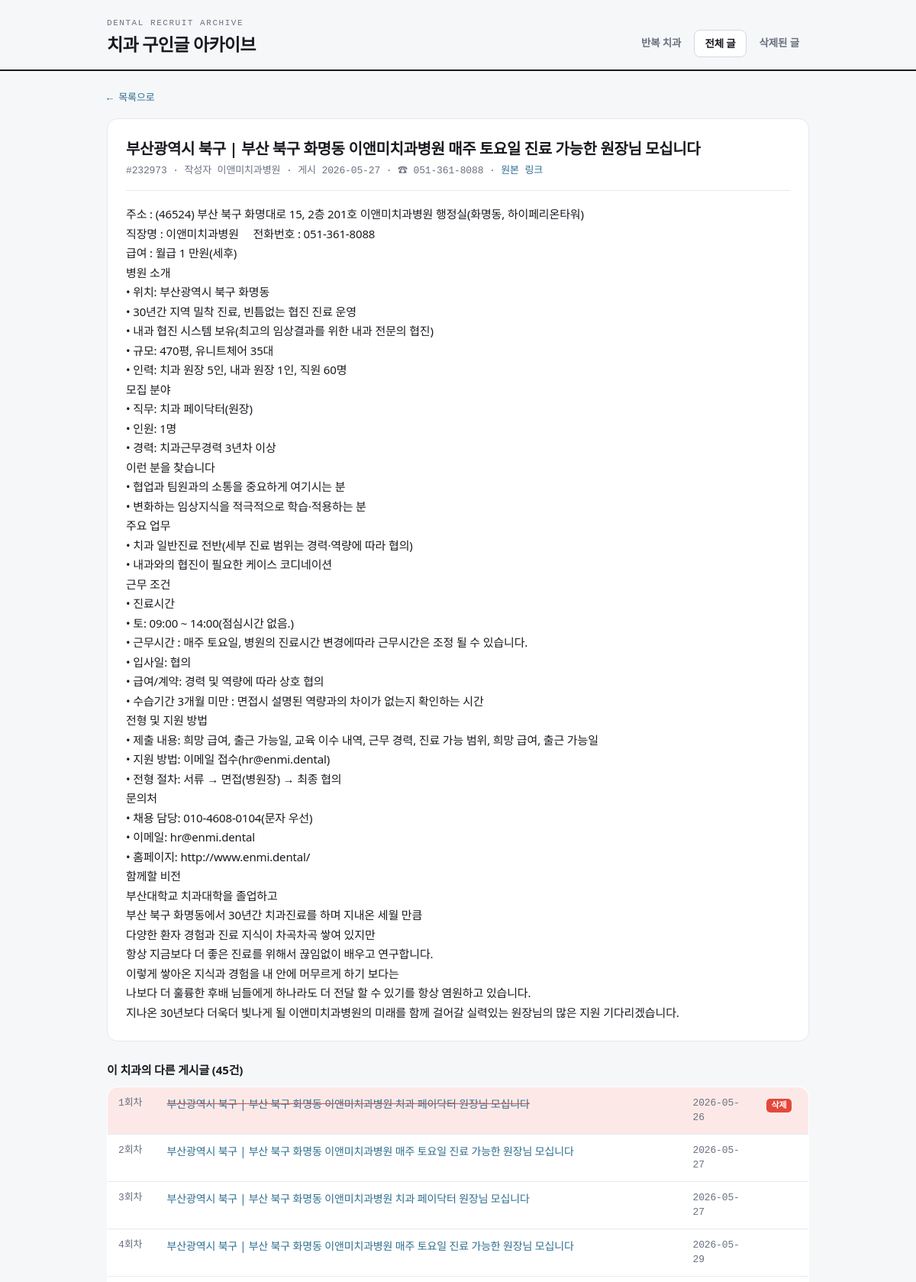
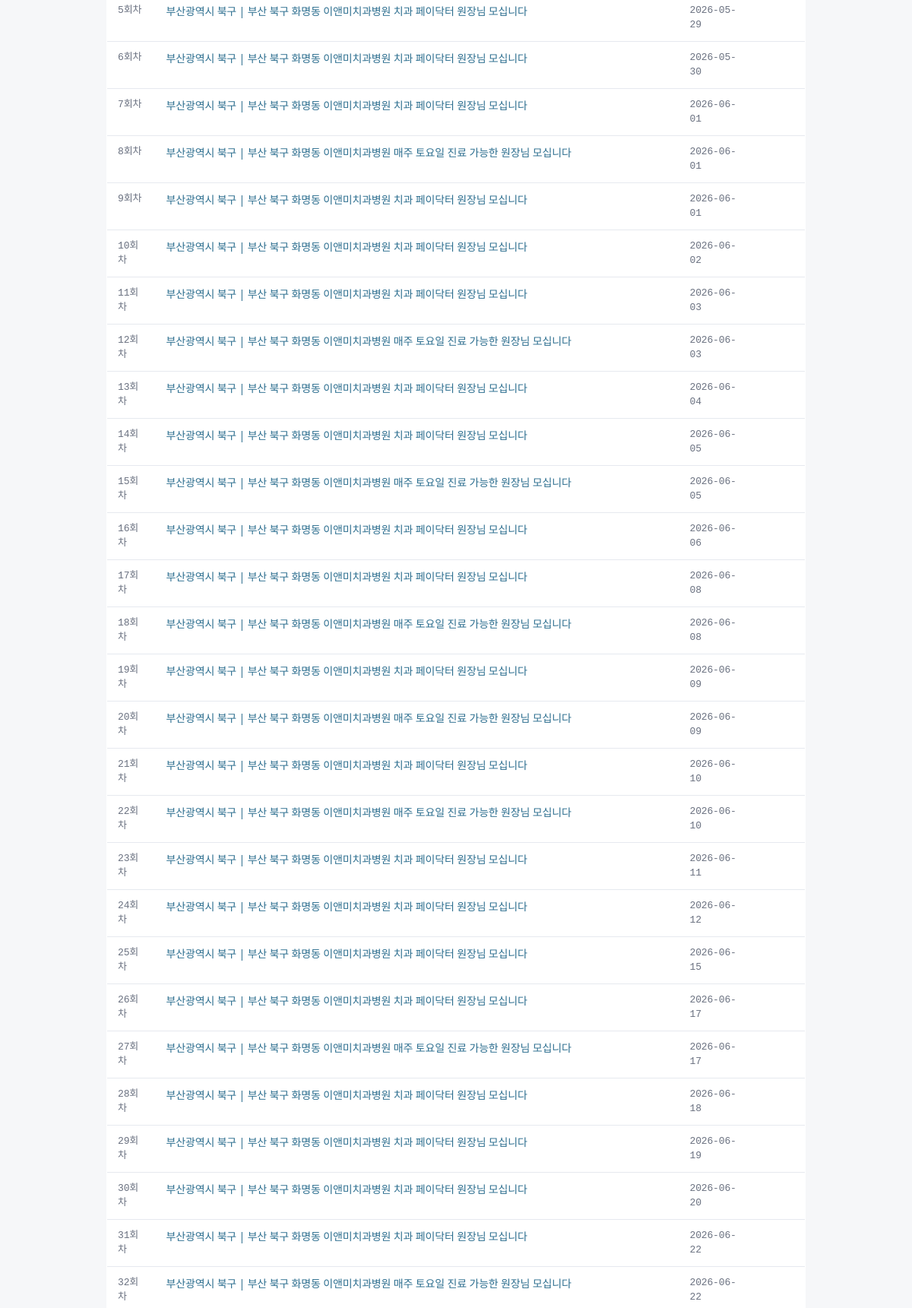
The page /post/232973 (upper part) on the database its author committed (2 pictures, top to bottom).
### tables this page shows
CREATE TABLE posts (
    no            INTEGER PRIMARY KEY,   -- 게시판 글 번호 (고유)
    category      TEXT,                  -- 구분: 구인 / 구직 / 양도
    title         TEXT,
    author        TEXT,
    posted_raw    TEXT,                  -- 게시판이 보여주는 날짜 원문
    posted_at     TEXT,                  -- 파싱한 ISO 날짜 (가능한 경우)
    views         INTEGER,
    url           TEXT,
    content       TEXT,                  -- 상세 본문
    phone         TEXT,                  -- 본문에서 추출한 대표 전화번호(숫자만)
    phone_display TEXT,                  -- 보기용 전화번호
    clinic_key    TEXT,                  -- 치과 식별키 (전화 우선, 없으면 제목 시그니처)
    key_kind      TEXT,                  -- 'phone' | 'title' | 'author'
    title_sig     TEXT,                  -- 제목 정규화 시그니처
    first_seen    TEXT,                  -- 우리 크롤러가 처음 발견한 시각
    last_seen     TEXT,                  -- 살아있는 것으로 마지막 확인한 시각
    is_deleted    INTEGER DEFAULT 0,     -- 삭제 감지 여부
    deleted_at    TEXT                   -- 삭제 감지 시각
);

### app.py (the view)
@app.route("/post/<int:no>")
def post_detail(no):
    with db.get_db() as conn:
        row = db.get_post(conn, no)
    if not row:
        abort(404)
    siblings = []
    for g in analyze.clinic_groups(min_posts=1, include_singletons=True):
        if g["key"] == row["clinic_key"]:
            siblings = g["posts"]
            break
    return render_template("post_detail.html", p=row, siblings=siblings)

### analyze.py (called while the page is built)
def _order_ts(p):
    return p.get("posted_at") or p.get("first_seen") or ""

### app.py (called while the page is built)
@app.template_filter("shortdt")
def shortdt(s):
    if not s:
        return "-"
    return str(s).replace("T", " ")[:16]

### db.py (called while the page is built)
@contextmanager
def get_db():
    conn = sqlite3.connect(config.DB_PATH)
    conn.row_factory = sqlite3.Row
    try:
        yield conn
        conn.commit()
    finally:
        conn.close()

def get_post(conn, no):
    row = conn.execute("SELECT * FROM posts WHERE no=?", (no,)).fetchone()
    return dict(row) if row else None

### templates/post_detail.html (shortened to what this page needs)
{% extends "base.html" %}
{% set active = 'posts' %}
{% block body %}
<a class="back" href="javascript:history.back()">← 목록으로</a>
<div class="detail">
  <h2>
    {{ p.title or '(제목 없음)' }}
  </h2>
  <div class="meta">
    #{{ p.no }} · 작성자 {{ p.author or '-' }} ·
    게시 {{ (p.posted_at or p.posted_raw or p.first_seen)|shortdt }}
    {% if p.phone_display %} · ☎ {{ p.phone_display }}{% endif %}
    · <a href="{{ p.url }}" target="_blank" rel="noopener">원본 링크</a>
  </div>
  {% if p.content %}
    <div class="body">{{ p.content }}</div>
  {% else %}
    <div class="body" style="color:var(--muted)">본문을 수집하지 못했습니다. 원본 링크를 확인하세요.</div>
  {% endif %}
</div>
{% if siblings|length > 1 %}
<h3 style="margin:26px 0 10px;font-size:15px">이 치과의 다른 게시글 ({{ siblings|length }}건)</h3>
<table class="posts">
  <tbody>
    {% for sib in siblings %}
    <tr class="{{ 'deleted' if sib.is_deleted }}">
      <td class="no" style="width:64px">{{ sib.repost_index }}회차</td>
      <td><a class="title" href="/post/{{ sib.no }}">{{ sib.title or '(제목 없음)' }}</a></td>
      <td class="no" style="width:96px">{{ (sib.posted_at or sib.first_seen)|shortdt }}</td>
      <td style="width:70px">
        {% if sib.is_deleted %}<span class="badge del">삭제</span>{% endif %}
      </td>
    </tr>
    {% endfor %}
  </tbody>
</table>
{% endif %}
{% endblock %}

### templates/base.html (shortened to what this page needs)
<!DOCTYPE html>
<html lang="ko">
<head>
</head>
<body>
<header class="top">
  <div class="top-in">
    <div class="brand">
      <span class="kicker">Dental Recruit Archive</span>
      <h1>치과 구인글 아카이브</h1>
    </div>
    <nav class="tabs">
      <a href="/" class="{{ 'on' if active=='clinics' }}">반복 치과</a>
      <a href="/posts" class="{{ 'on' if active=='posts' }}">전체 글</a>
      <a href="/posts?status=deleted" class="{{ 'on' if active=='deleted' }}">삭제된 글</a>
    </nav>
  </div>
</header>
<div class="wrap">
{% block body %}{% endblock %}
</div>
</body>
</html>

### templates/base.html (style rules this page uses)
:root { --paper:#F6F7F9; --card:#FFFFFF; --ink:#181A1F; --muted:#6A7180; --line:#E6E9EF; --line2:#D3D8E0; --alarm:#E4483B; --alarm-soft:#FCE9E7; --struct:#2C6E8F; --ok:#3A9B6E; --mono:ui-monospace,"SF Mono",Menlo,"JetBrains Mono",monospace; --sans:"Pretendard Variable",Pretendard,system-ui,sans-serif; }
* { box-sizing:border-box }
html { -webkit-text-size-adjust:100% }
body { margin:0;background:var(--paper);color:var(--ink);font-family:var(--sans); font-size:15px;line-height:1.5;letter-spacing:-.01em }
a { color:var(--struct);text-decoration:none }
.wrap { max-width:960px;margin:0 auto;padding:0 20px 80px }
header.top { border-bottom:2px solid var(--ink);margin-bottom:22px }
.top-in { max-width:960px;margin:0 auto;padding:22px 20px 16px; display:flex;justify-content:space-between;align-items:flex-end;gap:16px;flex-wrap:wrap }
.brand { display:flex;flex-direction:column;gap:2px }
.brand .kicker { font-family:var(--mono);font-size:11px;letter-spacing:.14em; text-transform:uppercase;color:var(--muted) }
.brand h1 { margin:0;font-size:23px;font-weight:800;letter-spacing:-.03em }
nav.tabs { display:flex;gap:4px }
nav.tabs a { font-size:13.5px;font-weight:600;color:var(--muted); padding:7px 13px;border-radius:8px }
nav.tabs a.on { color:var(--ink);background:var(--card);border:1px solid var(--line2) }
table.posts { width:100%;border-collapse:collapse;background:var(--card); border:1px solid var(--line);border-radius:14px;overflow:hidden }
table.posts th,table.posts td { padding:11px 14px;text-align:left; border-bottom:1px solid var(--line);font-size:14px;vertical-align:top }
table.posts .no { font-family:var(--mono);color:var(--muted);font-size:13px }
tr.deleted { background:var(--alarm-soft) }
tr.deleted .title { text-decoration:line-through;text-decoration-color:var(--alarm) }
.badge { font-family:var(--mono);font-size:11px;font-weight:700;border-radius:5px; padding:1px 7px;display:inline-block }
.badge.del { background:var(--alarm);color:#fff }
.detail { background:var(--card);border:1px solid var(--line);border-radius:14px;padding:24px }
.detail h2 { margin:0 0 4px;font-size:20px;letter-spacing:-.02em }
.detail .meta { font-size:13px;color:var(--muted);font-family:var(--mono); margin-bottom:18px;padding-bottom:16px;border-bottom:1px solid var(--line) }
.detail .body { white-space:pre-wrap;line-height:1.7;font-size:15px }
.back { font-size:13px;font-family:var(--mono);display:inline-block;margin-bottom:16px }

### rows shown on the page
posts: title "부산광역시 북구 | 부산 북구 화명동 이앤미치과병원 매주 토요일 진료 가능한 원장님 모십니다", no "232973", author "이앤미치과병원", posted_at "2026-05-27", phone_display "051-361-8088", content "주소 : (46524) 부산 북구 화명대로 15, 2층 201호 이앤미치과병원 행정실(화명동, 하이페리온타워) 직장명 : 이앤미치과병원 전화번호 : 051-361-8088 급여 : 월급 1 만원(세후) 병원 소개 • 위치: 부산광역시 북구 화명동 • 30년간 지역 밀착 진료, 빈틈없는 협진 진료 운영 • 내과 협진 시스템 보유(최고의 임상결과를 위한 내과 전문의 협진) • 규모: 470평, 유니트체어 35대 • 인력: 치과 원장 5인, 내과 원장 1인, 직원 60명 모집 분야 • 직무: 치과 페이닥터(원장) • 인원: 1명 • 경력: 치과근무경력 3년차 이상 이런 분을 찾습니다 • 협업과 팀원과의 소통을 중요하게 여기시는 분 • 변화하는 임상지식을 적극적으로 학습·적용하는 분 주요 업무 • 치과 일반진료 전반(세부 진료 범위는 경력·역량에 따라 협의) • 내과와의 협진이 필요한 케이스 코디네이션 근무 조건 • 진료시간 • 토: 09:00 ~ 14:00(점심시간 없음.) • 근무시간 : 매주 토요일, 병원의 진료시간 변경에따라 근무시간은 조정 될 수 있습니다. • 입사일: 협의 • 급여/계약: 경력 및 역량에 따라 상호 협의 • 수습기간 3개월 미만 : 면접시 설명된 역량과의 차이가 없는지 확인하는 시간 전형 및 지원 방법 • 제출 내용: 희망 급여, 출근 가능일, 교육 이수 내역, 근무 경력, 진료 가능 범위, 희망 급여, 출근…", repost_index "2"
posts: repost_index "1", title "부산광역시 북구 | 부산 북구 화명동 이앤미치과병원 치과 페이닥터 원장님 모십니다", posted_at "2026-05-26", shows "삭제"
posts: repost_index "3", title "부산광역시 북구 | 부산 북구 화명동 이앤미치과병원 치과 페이닥터 원장님 모십니다", posted_at "2026-05-27"
posts: repost_index "4", title "부산광역시 북구 | 부산 북구 화명동 이앤미치과병원 매주 토요일 진료 가능한 원장님 모십니다", posted_at "2026-05-29"
posts: repost_index "5", title "부산광역시 북구 | 부산 북구 화명동 이앤미치과병원 치과 페이닥터 원장님 모십니다", posted_at "2026-05-29"
posts: repost_index "6", title "부산광역시 북구 | 부산 북구 화명동 이앤미치과병원 치과 페이닥터 원장님 모십니다", posted_at "2026-05-30"
posts: repost_index "7", title "부산광역시 북구 | 부산 북구 화명동 이앤미치과병원 치과 페이닥터 원장님 모십니다", posted_at "2026-06-01"
posts: repost_index "8", title "부산광역시 북구 | 부산 북구 화명동 이앤미치과병원 매주 토요일 진료 가능한 원장님 모십니다", posted_at "2026-06-01"
posts: repost_index "9", title "부산광역시 북구 | 부산 북구 화명동 이앤미치과병원 치과 페이닥터 원장님 모십니다", posted_at "2026-06-01"
posts: repost_index "10", title "부산광역시 북구 | 부산 북구 화명동 이앤미치과병원 치과 페이닥터 원장님 모십니다", posted_at "2026-06-02"
posts: repost_index "11", title "부산광역시 북구 | 부산 북구 화명동 이앤미치과병원 치과 페이닥터 원장님 모십니다", posted_at "2026-06-03"
posts: repost_index "12", title "부산광역시 북구 | 부산 북구 화명동 이앤미치과병원 매주 토요일 진료 가능한 원장님 모십니다", posted_at "2026-06-03"
posts: repost_index "13", title "부산광역시 북구 | 부산 북구 화명동 이앤미치과병원 치과 페이닥터 원장님 모십니다", posted_at "2026-06-04"
posts: repost_index "14", title "부산광역시 북구 | 부산 북구 화명동 이앤미치과병원 치과 페이닥터 원장님 모십니다", posted_at "2026-06-05"
posts: repost_index "15", title "부산광역시 북구 | 부산 북구 화명동 이앤미치과병원 매주 토요일 진료 가능한 원장님 모십니다", posted_at "2026-06-05"
posts: repost_index "16", title "부산광역시 북구 | 부산 북구 화명동 이앤미치과병원 치과 페이닥터 원장님 모십니다", posted_at "2026-06-06"
posts: repost_index "17", title "부산광역시 북구 | 부산 북구 화명동 이앤미치과병원 치과 페이닥터 원장님 모십니다", posted_at "2026-06-08"
posts: repost_index "18", title "부산광역시 북구 | 부산 북구 화명동 이앤미치과병원 매주 토요일 진료 가능한 원장님 모십니다", posted_at "2026-06-08"
posts: repost_index "19", title "부산광역시 북구 | 부산 북구 화명동 이앤미치과병원 치과 페이닥터 원장님 모십니다", posted_at "2026-06-09"
posts: repost_index "20", title "부산광역시 북구 | 부산 북구 화명동 이앤미치과병원 매주 토요일 진료 가능한 원장님 모십니다", posted_at "2026-06-09"
posts: repost_index "21", title "부산광역시 북구 | 부산 북구 화명동 이앤미치과병원 치과 페이닥터 원장님 모십니다", posted_at "2026-06-10"
posts: repost_index "22", title "부산광역시 북구 | 부산 북구 화명동 이앤미치과병원 매주 토요일 진료 가능한 원장님 모십니다", posted_at "2026-06-10"
posts: repost_index "23", title "부산광역시 북구 | 부산 북구 화명동 이앤미치과병원 치과 페이닥터 원장님 모십니다", posted_at "2026-06-11"
posts: repost_index "24", title "부산광역시 북구 | 부산 북구 화명동 이앤미치과병원 치과 페이닥터 원장님 모십니다", posted_at "2026-06-12"
posts: repost_index "25", title "부산광역시 북구 | 부산 북구 화명동 이앤미치과병원 치과 페이닥터 원장님 모십니다", posted_at "2026-06-15"
posts: repost_index "26", title "부산광역시 북구 | 부산 북구 화명동 이앤미치과병원 치과 페이닥터 원장님 모십니다", posted_at "2026-06-17"
posts: repost_index "27", title "부산광역시 북구 | 부산 북구 화명동 이앤미치과병원 매주 토요일 진료 가능한 원장님 모십니다", posted_at "2026-06-17"
posts: repost_index "28", title "부산광역시 북구 | 부산 북구 화명동 이앤미치과병원 치과 페이닥터 원장님 모십니다", posted_at "2026-06-18"
posts: repost_index "29", title "부산광역시 북구 | 부산 북구 화명동 이앤미치과병원 치과 페이닥터 원장님 모십니다", posted_at "2026-06-19"
posts: repost_index "30", title "부산광역시 북구 | 부산 북구 화명동 이앤미치과병원 치과 페이닥터 원장님 모십니다", posted_at "2026-06-20"
posts: repost_index "31", title "부산광역시 북구 | 부산 북구 화명동 이앤미치과병원 치과 페이닥터 원장님 모십니다", posted_at "2026-06-22"
posts: repost_index "32", title "부산광역시 북구 | 부산 북구 화명동 이앤미치과병원 매주 토요일 진료 가능한 원장님 모십니다", posted_at "2026-06-22"

### other values the page prints
{{ siblings|length }} "45"
